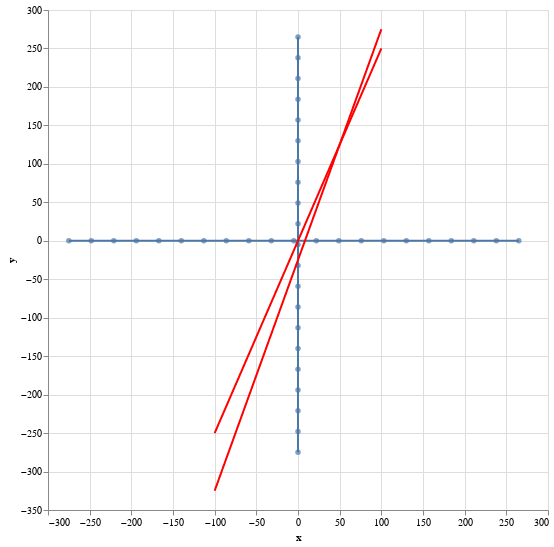

Notebook code cell kept with this figure:
### Code cell
df1 = get_xy_data(100, lambda x: 2.5 * x + 0)
df2 = get_xy_data(100, lambda x: 3 * x - 5**2)

plot_line_coordinate_plane([df1, df2])

### Figure 1 — Vega-Lite specification as saved in the notebook (floating-point values rounded to 4 significant figures; data arrays with more than 128 entries replaced by an {"elided": "..."} marker saying what was removed)
{"config": {"view": {"continuousWidth": 300, "continuousHeight": 300}}, "layer": [{"data": {"name": "data-72e194bdd34ae862e4d6e6531645f6aa"}, "mark": {"type": "line"}, "encoding": {"x": {"field": "x", "type": "quantitative"}, "y": {"field": "y", "type": "quantitative"}}, "name": "view_44"}, {"data": {"name": "data-ece2590cba042aff721e0361bdbab9a5"}, "mark": {"type": "line"}, "encoding": {"x": {"field": "x", "type": "quantitative"}, "y": {"field": "y", "type": "quantitative"}}}, {"data": {"name": "data-72e194bdd34ae862e4d6e6531645f6aa"}, "mark": {"type": "circle"}, "encoding": {"tooltip": [{"field": "x", "type": "quantitative"}], "x": {"field": "x", "type": "quantitative"}, "y": {"field": "y", "type": "quantitative"}}}, {"data": {"name": "data-ece2590cba042aff721e0361bdbab9a5"}, "mark": {"type": "circle"}, "encoding": {"tooltip": [{"field": "y", "type": "quantitative"}], "x": {"field": "x", "type": "quantitative"}, "y": {"field": "y", "type": "quantitative"}}}, {"layer": [{"data": {"name": "data-8c2f8e4bafe58c2015e2a2d061175f61"}, "mark": {"type": "line", "color": "red"}, "encoding": {"tooltip": [{"field": "x", "type": "quantitative"}, {"field": "y", "type": "quantitative"}], "x": {"field": "x", "type": "quantitative"}, "y": {"field": "y", "type": "quantitative"}}}, {"data": {"name": "data-86b3e72b84947acfa0d3991080c73fac"}, "mark": {"type": "line", "color": "red"}, "encoding": {"tooltip": [{"field": "x", "type": "quantitative"}, {"field": "y", "type": "quantitative"}], "x": {"field": "x", "type": "quantitative"}, "y": {"field": "y", "type": "quantitative"}}}]}], "height": 500, "params": [{"name": "param_44", "select": {"type": "interval", "encodings": ["x", "y"]}, "bind": "scales", "views": ["view_44"]}], "width": 500, "$schema": "https://vega.github.io/schema/vega-lite/v5.20.1.json", "datasets": {"data-72e194bdd34ae862e4d6e6531645f6aa": [{"x": -275, "y": 0}, {"x": -248, "y": 0}, {"x": -221, "y": 0}, {"x": -194, "y": 0}, {"x": -167, "y": 0}, {"x": -140, "y": 0}, {"x": -113, "y": 0}, {"x": -86, "y": 0}, {"x": -59, "y": 0}, {"x": -32, "y": 0}, {"x": -5, "y": 0}, {"x": 22, "y": 0}, {"x": 49, "y": 0}, {"x": 76, "y": 0}, {"x": 103, "y": 0}, {"x": 130, "y": 0}, {"x": 157, "y": 0}, {"x": 184, "y": 0}, {"x": 211, "y": 0}, {"x": 238, "y": 0}, {"x": 265, "y": 0}], "data-ece2590cba042aff721e0361bdbab9a5": [{"x": 0, "y": -275}, {"x": 0, "y": -248}, {"x": 0, "y": -221}, {"x": 0, "y": -194}, {"x": 0, "y": -167}, {"x": 0, "y": -140}, {"x": 0, "y": -113}, {"x": 0, "y": -86}, {"x": 0, "y": -59}, {"x": 0, "y": -32}, {"x": 0, "y": -5}, {"x": 0, "y": 22}, {"x": 0, "y": 49}, {"x": 0, "y": 76}, {"x": 0, "y": 103}, {"x": 0, "y": 130}, {"x": 0, "y": 157}, {"x": 0, "y": 184}, {"x": 0, "y": 211}, {"x": 0, "y": 238}, {"x": 0, "y": 265}], "data-8c2f8e4bafe58c2015e2a2d061175f61": {"elided": "201 records"}, "data-86b3e72b84947acfa0d3991080c73fac": {"elided": "201 records"}}}
